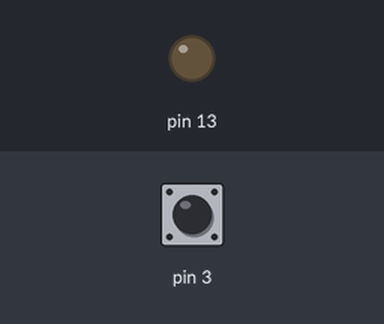
The sketch below on a simulated Arduino Uno, built with avr-gcc and run on an emulated ATmega328P. Shown: output pins drawn as LEDs (lit = HIGH). The test bench sets the inputs (shaded band); at power-on: pin 3 HIGH. What the sketch prints to the serial monitor is not drawn.

Above: at 1.2 s.
1.3 s: pin 3 pulled LOW for 0.15 s
At 1.38 s:
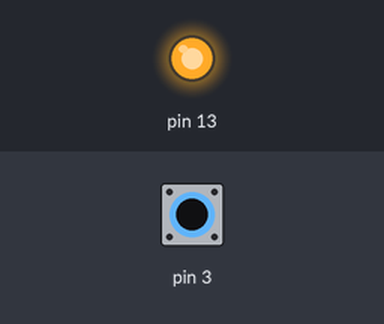
2.9 s: pin 3 pulled LOW for 3.2 s
At 7.3 s:
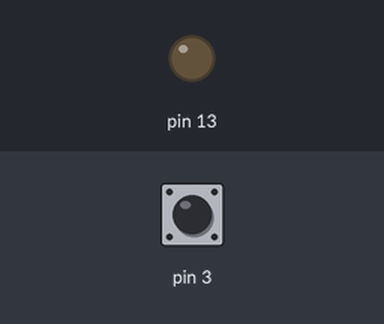
Timing chart, 0 to 8.8 s (numbered marks = the images above; inputs shaded):
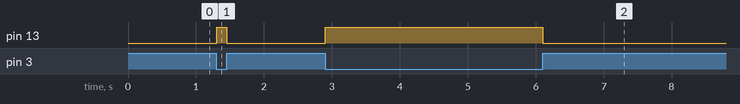

The sketch:

32TwoButtonsTwoLeds.ino
```cpp
void setup() {
  Serial.begin(9600);
  pinMode(3, INPUT_PULLUP);
  pinMode(13, OUTPUT);

}

void loop() {
  int sensorVal = digitalRead(3);
  Serial.println(sensorVal);

  if (sensorVal == HIGH) {
    digitalWrite(13, LOW);
  } else {
    digitalWrite(13, HIGH);
  }
}
```

Measured:
- after the input at 1.3 s, pin 13: LOW → HIGH at once, → LOW 0.15 s later
- after the input at 2.9 s, pin 13: LOW → HIGH at once, → LOW 3.2 s later
